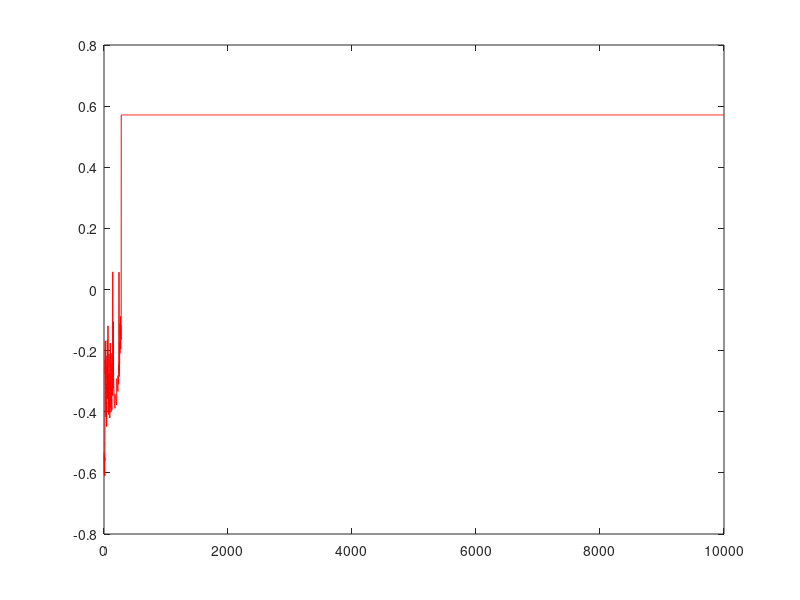

MATLAB code to generate this figure:
f = @(x) 1 ./ (1 + exp(-x));
df = @(x) f(x) .* (1 - f(x));

w_cc = -1 + 2 * rand(1, 1);
w_kc = -1 + 2 * rand(1, 1);

s(1) = 0;
p(1) = 0;

alpha = 0.2;
T = 10000;
x = (rand(1, T) > 0.2) * 1;
d = [0 1-x];

netArr = [];
sArr = [];
pArr = [];
wArr = [];
yArr = [];
w_kc_Arr = [];
w_cc_Arr = [];

for t = 2:T
%     Feed Forward
    net_c(t) = w_cc * s(t-1) + x(t-1);
    s(t) = s(t-1) + f(net_c(t));
    net_k(t) = w_kc * s(t);
    y_k(t) = f(net_k(t));
    
    delta_k(t) = ( y_k(t) - d(t) ) * df(net_k(t));
%     Update w_kc
    w_kc = w_kc - alpha * delta_k(t) * s(t);
    
    delta_c(t) = w_kc * delta_k(t);
    p(t) = p(t-1) + df(net_c(t)) * s(t-1);
    
    w_cc = w_cc - alpha * delta_c(t) * p(t);
    
    w_kc_Arr = [w_kc_Arr; w_kc];
    w_cc_Arr = [w_cc_Arr; w_kc];
    
    yArr = [yArr; y_k(t)];
%     netArr = [netArr; net(t)];
%     sArr = [sArr; s(t)];
%     pArr = [pArr; p(t)];
%     wArr = [wArr; w];
end

plot(yArr, 'r');
plot(w_kc_Arr, 'r');
plot(w_cc_Arr, 'r');
% hold on;
% plot(sArr, 'g');
% plot(pArr, 'b');
% plot(wArr, 'y');

s(1) = 0; % reset activation of the recurrent unit
T = 10000;
x = (rand(1, T) > 0.2) * 1;
d = [0 1 - x];
pass = 0;
for t = 2:T
    net_c(t) = w_cc * s(t-1) + x(t-1);
    s(t) = s(t-1) + f(net_c(t));
    net_k(t) = w_kc * s(t);
    y_k(t) = f(net_k(t));
    if ((y_k(t) >= 0.5) - d(t)) == 0
        pass = pass + 1;
    end
end
pass